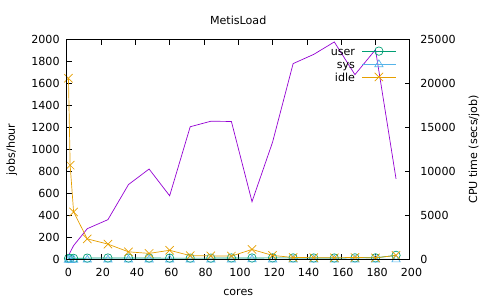

The gnuplot source for this figure:
set terminal pdfcairo
set output "MetisLoad.pdf"
set title 'MetisLoad'
set xlabel 'cores'
set ylabel 'jobs/hour'
set yrange [0:*]
set y2label 'CPU time (secs/job)'
set y2tics 
set ytics nomirror
plot 'MetisLoad.dat' index 0 title '' with lines linecolor 1,\
  'MetisLoad.dat' index 1 axis x1y2 title ' user' with linespoints linecolor 2 pointtype 6,\
  'MetisLoad.dat' index 2 axis x1y2 title ' sys' with linespoints linecolor 3 pointtype 8,\
  'MetisLoad.dat' index 3 axis x1y2 title ' idle' with linespoints linecolor 4 pointtype 2
